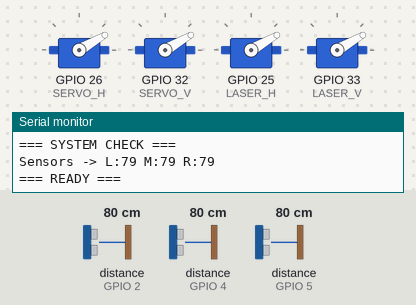
Recording of a sketch running on a simulated ESP32. Shown: 4 × servo, the last lines printed to the serial monitor. Wiring (inferred from the names in the program): 3 × ultrasonic range finder: trigger GPIO 15, echo GPIO 2 / trigger GPIO 16, echo GPIO 4 / trigger GPIO 17, echo GPIO 5. The test bench sets the inputs (shaded band); at power-on: distance to the obstacle (sensors on GPIO 2, GPIO 4, GPIO 5) 80 cm. The echo pulse lasts 58.3 µs per cm.

Above: at 1.3 s.
2.5 s: distance to the obstacle (sensor on GPIO 2) set to 74 cm
5.5 s: distance to the obstacle (sensor on GPIO 2) set to 68 cm
At 8.2 s:
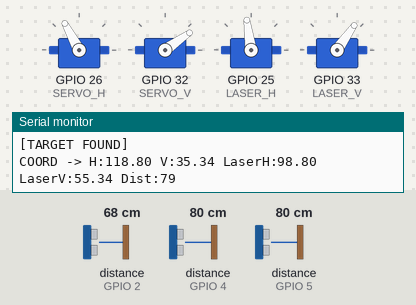
8.5 s: distance to the obstacle (sensor on GPIO 2) set to 299 cm
At 9.45 s:
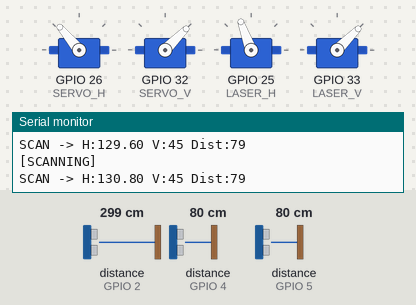
11.5 s: distance to the obstacle (sensor on GPIO 4) set to 75 cm
14.5 s: distance to the obstacle (sensor on GPIO 4) set to 68 cm
At 15.5 s:
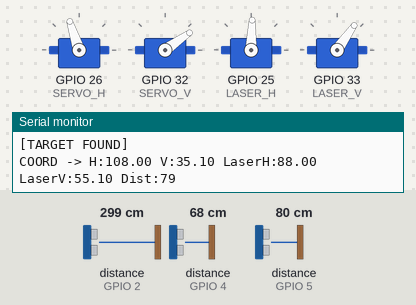
16.1 s: distance to the obstacle (sensor on GPIO 5) set to 44 cm
17.6 s: distance to the obstacle (sensor on GPIO 5) set to 37 cm
At 17.88 s:
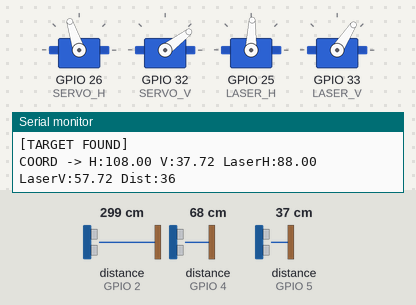
Timing chart, 0 to 21.2 s (numbered marks = the images above; inputs shaded):
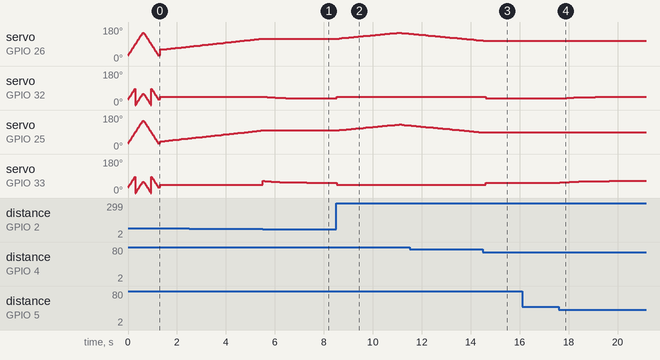

The sketch:

main.ino
```cpp
#include <ESP32Servo.h>

// -------- Ultrasonic Pins --------
#define TRIG_L 16
#define ECHO_L 4

#define TRIG_M 17
#define ECHO_M 5

#define TRIG_R 15
#define ECHO_R 2

// -------- Servo Pins --------
#define SERVO_H 26
#define SERVO_V 32
#define LASER_H 25
#define LASER_V 33

Servo servoH, servoV, laserH, laserV;

// -------- Variables --------
float posH = 60;
float posV = 45;
float smoothV = 45;

float laserPosH = 60;
float laserPosV = 45;

int dirH = 1;

int threshold = 70;
bool detected = false;

// -------- Distance --------
long getDistance(int trig, int echo) {
  digitalWrite(trig, LOW);
  delayMicroseconds(2);

  digitalWrite(trig, HIGH);
  delayMicroseconds(10);
  digitalWrite(trig, LOW);

  long duration = pulseIn(echo, HIGH, 30000);
  if (duration == 0) return 300;

  return duration * 0.034 / 2;
}

// -------- SYSTEM CHECK --------
void systemCheck() {

  Serial.println("=== SYSTEM CHECK ===");

  // Servo sweep test
  for (int i = 30; i <= 150; i += 5) {
    servoH.write(i);
    servoV.write(i % 90);
    laserH.write(i);
    laserV.write(i % 90);
    delay(25);
  }

  for (int i = 150; i >= 30; i -= 5) {
    servoH.write(i);
    servoV.write(i % 90);
    laserH.write(i);
    laserV.write(i % 90);
    delay(25);
  }

  // Sensor check
  long dL = getDistance(TRIG_L, ECHO_L);
  long dM = getDistance(TRIG_M, ECHO_M);
  long dR = getDistance(TRIG_R, ECHO_R);

  Serial.print("Sensors -> L:");
  Serial.print(dL);
  Serial.print(" M:");
  Serial.print(dM);
  Serial.print(" R:");
  Serial.println(dR);

  Serial.println("=== READY ===");
}

// -------- Setup --------
void setup() {

  Serial.begin(115200);

  pinMode(TRIG_L, OUTPUT);
  pinMode(ECHO_L, INPUT);

  pinMode(TRIG_M, OUTPUT);
  pinMode(ECHO_M, INPUT);

  pinMode(TRIG_R, OUTPUT);
  pinMode(ECHO_R, INPUT);

  servoH.attach(SERVO_H, 500, 2400);
  servoV.attach(SERVO_V, 500, 2400);
  laserH.attach(LASER_H, 500, 2400);
  laserV.attach(LASER_V, 500, 2400);

  servoV.write(45);
  laserV.write(45);

  systemCheck();
}

// -------- Loop --------
void loop() {

  long dL = getDistance(TRIG_L, ECHO_L);
  delay(20);
  long dM = getDistance(TRIG_M, ECHO_M);
  delay(20);
  long dR = getDistance(TRIG_R, ECHO_R);

  detected = (dL < threshold || dM < threshold || dR < threshold);

  // ================= TARGET MODE =================
  if (detected) {

    Serial.println("[TARGET FOUND]");

    // Stop horizontal movement
    servoH.write(posH);

    // -------- Laser horizontal (-20 offset) --------
    laserPosH = posH - 20;
    laserPosH = constrain(laserPosH, 0, 180);
    laserH.write(laserPosH);

    // -------- Vertical control (smooth) --------
    float targetV;

    if (dM < 20) targetV = 60;
    else if (dM > 40) targetV = 35;
    else targetV = 45;

    smoothV = smoothV + (targetV - smoothV) * 0.1;
    servoV.write(smoothV);

    // -------- Laser vertical (+20 offset) --------
    laserPosV = smoothV + 20;
    laserPosV = constrain(laserPosV, 0, 90);
    laserV.write(laserPosV);

    Serial.print("COORD -> H:");
    Serial.print(posH);
    Serial.print(" V:");
    Serial.print(smoothV);
    Serial.print(" LaserH:");
    Serial.print(laserPosH);
    Serial.print(" LaserV:");
    Serial.print(laserPosV);
    Serial.print(" Dist:");
    Serial.println(dM);

    delay(30);
    return;
  }

  // ================= SCAN MODE =================
  Serial.println("[SCANNING]");

  // Horizontal sweep (120°)
  posH += dirH * 1.2;

  if (posH >= 150) { posH = 150; dirH = -1; }
  if (posH <= 30)  { posH = 30;  dirH = 1; }

  servoH.write(posH);

  // Vertical fixed
  servoV.write(45);
  laserV.write(45);

  // Laser horizontal follows scan (optional but useful)
  laserPosH = posH - 20;
  laserPosH = constrain(laserPosH, 0, 180);
  laserH.write(laserPosH);

  Serial.print("SCAN -> H:");
  Serial.print(posH);
  Serial.print(" V:45 Dist:");
  Serial.println(dM);

  delay(30);
}
```

Measured:
- the behaviour switches between 71 and 70 cm on distance to the obstacle (sensor on GPIO 2) (found by bisection; images 0 and 1)
- the behaviour switches between 71 and 70 cm on distance to the obstacle (sensor on GPIO 4) (found by bisection; images 2 and 3)
- after the input at 5.5 s, servo on GPIO 26 (SERVO_H): stays 118° (without the input it goes to 119° after 0.01 s); servo on GPIO 32 (SERVO_V): moves from 45° to 35° over 1.8 s, starting at once; servo on GPIO 25 (LASER_H): stays 98° (without the input it goes to 99° after 0.01 s)
- after the input at 8.5 s, servo on GPIO 26 (SERVO_H): rises from 118° to 150° in 2.6 s, then falls to 145° in 0.39 s; servo on GPIO 32 (SERVO_V): 35° → 45° at once; servo on GPIO 25 (LASER_H): rises from 98° to 130° in 2.6 s, then falls to 125° in 0.39 s; servo on GPIO 33 (LASER_V): 55° → 45° at once
- after the input at 14.5 s, servo on GPIO 26 (SERVO_H): goes on until 14.5 s, then stays 108°; servo on GPIO 32 (SERVO_V): 45° → 35° after 0.12 s; servo on GPIO 25 (LASER_H): goes on until 14.5 s, then stays 88°; servo on GPIO 33 (LASER_V): 45° → 55° after 0.12 s
- after the input at 17.6 s, servo on GPIO 32 (SERVO_V): moves from 35° to 44° over 2.0 s, starting at once; servo on GPIO 33 (LASER_V): moves from 55° to 64° over 2.0 s, starting at once
